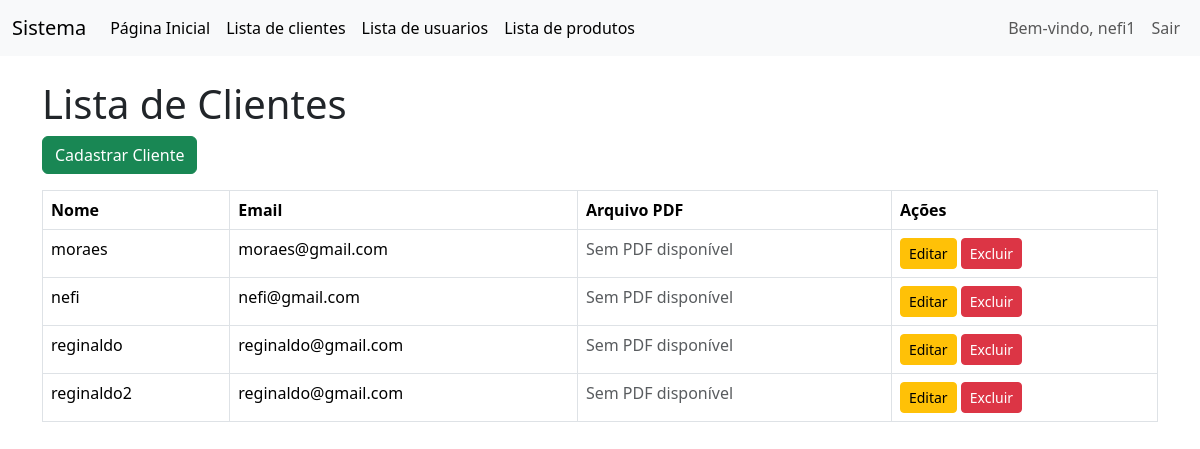
Screenshot of /lista_clientes.php (signed in) with the database file from the repository.
### tables this page shows
CREATE TABLE `clientes` (
  `id` int NOT NULL,
  `nome` varchar(255) NOT NULL,
  `email` varchar(255) NOT NULL,
  `arquivo_pdf` varchar(255) NOT NULL
);

### lista_clientes.php (the view, shortened to what this page needs)
<?php
include 'conexao.php';
include 'menu.php';
$clientes = $conn->query("SELECT * FROM clientes")->fetchAll(PDO::FETCH_ASSOC);
$temAcessoAdmin = isset($_SESSION['nivel_acesso']) && $_SESSION['nivel_acesso'] === 'ADMINISTRADOR';
?>
<!DOCTYPE html>
<html lang="pt-br">
<head>
    <link href="https://cdn.jsdelivr.net/npm/bootstrap@5.3.3/dist/css/bootstrap.min.css" rel="stylesheet">
</head>
<body>
    <div class="container">
        <h1 class="mt-4">Lista de Clientes</h1>
        <a href="cadastrar.php" class="btn btn-success mb-3">Cadastrar Cliente</a>
        <table class="table table-bordered">
            <thead>
                <tr>
                    <th>Nome</th>
                    <th>Email</th>
                    <th>Arquivo PDF</th>
                    <th>Ações</th>
                </tr>
            </thead>
            <tbody>
                <?php foreach ($clientes as $cliente): ?>
                    <tr>
                        <td><?= htmlspecialchars($cliente['nome']) ?></td>
                        <td><?= htmlspecialchars($cliente['email']) ?></td>
                        <td>
                            <?php if (!empty($cliente['arquivo_pdf']) && file_exists("uploads/{$cliente['arquivo_pdf']}")): ?>
                                <a href="uploads/<?= htmlspecialchars($cliente['arquivo_pdf']) ?>" target="_blank">Ver PDF</a>
                            <?php else: ?>
                                <span class="text-muted">Sem PDF disponível</span>
                            <?php endif; ?>
                        </td>
                        <td>
                            <?php if ($temAcessoAdmin): ?>
                                <a href="editar.php?id=<?= $cliente['id'] ?>" class="btn btn-warning btn-sm">Editar</a>
                                <a href="excluir.php?id=<?= $cliente['id'] ?>" class="btn btn-danger btn-sm" onclick="return confirm('A exclusão é permanente! Tem certeza disso?')">Excluir</a>
                            <?php else: ?>
                                <span class="text-muted">Sem permissão</span>
                            <?php endif; ?>
                        </td>
                    </tr>
                <?php endforeach; ?>
            </tbody>
        </table>
    </div>
</body>
</html>

### rows the page displays
clientes: nome "moraes", email "moraes@gmail.com", shows "Sem PDF disponível"
clientes: nome "nefi", email "nefi@gmail.com", shows "Sem PDF disponível"
clientes: nome "reginaldo", email "reginaldo@gmail.com", shows "Sem PDF disponível"
clientes: nome "reginaldo2", email "reginaldo@gmail.com", shows "Sem PDF disponível"

### other values shown
$_SESSION['nome_usuario'] "nefi1"
